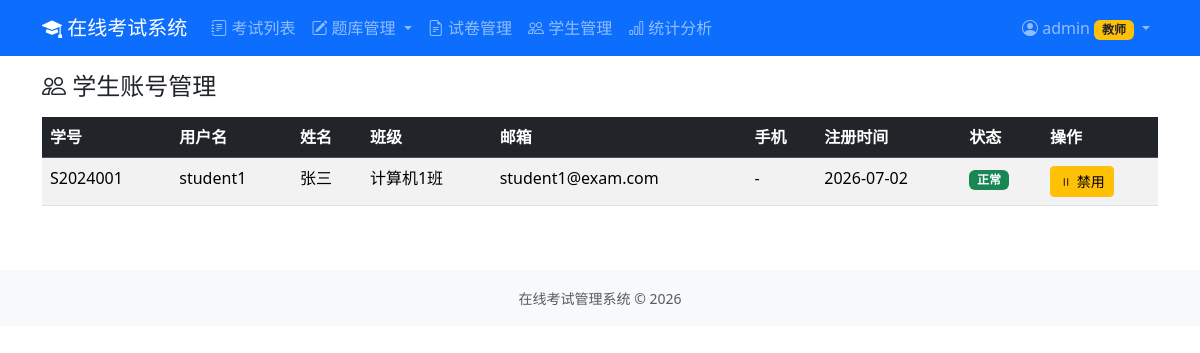
/exams/students/ (signed in), run on the app's committed database.
### accounts/models.py (models this page shows, shortened)
class Student(models.Model):
    user = models.OneToOneField(User, on_delete=models.CASCADE, related_name="student_profile")
    student_id = models.CharField("学号", max_length=20, unique=True)
    class_name = models.CharField("班级", max_length=50, blank=True)
    phone = models.CharField("手机号", max_length=11, blank=True)
    class Meta:
        verbose_name = "学生"
        verbose_name_plural = "学生管理"

### exams/views.py (the view)
# urls.py: path('students/', views.student_manage, name='student_manage'),
@login_required
@teacher_required
def student_manage(request):
    students = Student.objects.select_related("user").all()
    return render(request, "exams/student_manage.html", {"students": students})

### exams/views.py (called while the page is built)
def teacher_required(view_func):
    return user_passes_test(lambda u: u.is_staff or u.is_superuser, login_url="accounts:login")(view_func)

### exams/templates/exams/student_manage.html (shortened to what this page needs)
{% extends 'base.html' %}
{% block content %}
<div class="mt-3">
    <h4><i class="bi bi-people"></i> 学生账号管理</h4>
    <div class="table-responsive mt-3">
        <table class="table table-hover table-striped">
            <thead class="table-dark">
                <tr>
                    <th>学号</th>
                    <th>用户名</th>
                    <th>姓名</th>
                    <th>班级</th>
                    <th>邮箱</th>
                    <th>手机</th>
                    <th>注册时间</th>
                    <th>状态</th>
                    <th>操作</th>
                </tr>
            </thead>
            <tbody>
                {% for s in students %}
                <tr>
                    <td>{{ s.student_id }}</td>
                    <td>{{ s.user.username }}</td>
                    <td>{{ s.user.get_full_name|default:'-' }}</td>
                    <td>{{ s.class_name|default:'-' }}</td>
                    <td>{{ s.user.email|default:'-' }}</td>
                    <td>{{ s.phone|default:'-' }}</td>
                    <td>{{ s.user.date_joined|date:'Y-m-d' }}</td>
                    <td>
                        {% if s.user.is_active %}
                            <span class="badge bg-success">正常</span>
                        {% else %}
                            <span class="badge bg-danger">已禁用</span>
                        {% endif %}
                    </td>
                    <td>
                        <a href="{% url 'exams:toggle_student_active' s.id %}"
                           class="btn btn-sm btn-{% if s.user.is_active %}warning{% else %}success{% endif %}">
                            <i class="bi bi-{% if s.user.is_active %}pause{% else %}play{% endif %}"></i>
                            {% if s.user.is_active %}禁用{% else %}启用{% endif %}
                        </a>
                    </td>
                </tr>
                {% empty %}
                <tr><td colspan="9" class="text-center text-muted">暂无学生</td></tr>
                {% endfor %}
            </tbody>
        </table>
    </div>
</div>
{% endblock %}

### templates/base.html (shortened to what this page needs)
<!DOCTYPE html>
<html lang="zh-CN">
<head>
    <link href="https://cdn.bootcdn.net/ajax/libs/bootstrap/5.3.3/css/bootstrap.min.css" rel="stylesheet">
    <link href="https://cdn.bootcdn.net/ajax/libs/bootstrap-icons/1.11.3/font/bootstrap-icons.css" rel="stylesheet">
</head>
<body>
    <nav class="navbar navbar-expand-lg navbar-dark bg-primary">
        <div class="container">
            <a class="navbar-brand" href="{% url 'exams:exam_list' %}">
                <i class="bi bi-mortarboard-fill"></i> 在线考试系统
            </a>
            <div class="collapse navbar-collapse" id="navbarNav">
                <ul class="navbar-nav me-auto">
                    <li class="nav-item">
                        <a class="nav-link" href="{% url 'exams:exam_list' %}"><i class="bi bi-journal-text"></i> 考试列表</a>
                    </li>
                    {% if user.is_authenticated and user.is_staff %}
                    <li class="nav-item dropdown">
                        <a class="nav-link dropdown-toggle" href="#" role="button" data-bs-toggle="dropdown">
                            <i class="bi bi-pencil-square"></i> 题库管理
                        </a>
                    </li>
                    <li class="nav-item">
                        <a class="nav-link" href="{% url 'exams:exam_manage' %}"><i class="bi bi-file-earmark-text"></i> 试卷管理</a>
                    </li>
                    <li class="nav-item">
                        <a class="nav-link" href="{% url 'exams:student_manage' %}"><i class="bi bi-people"></i> 学生管理</a>
                    </li>
                    <li class="nav-item">
                        <a class="nav-link" href="{% url 'exams:statistics' %}"><i class="bi bi-bar-chart"></i> 统计分析</a>
                    </li>
                    {% endif %}
                </ul>
                <ul class="navbar-nav">
                    {% if user.is_authenticated %}
                    <li class="nav-item dropdown">
                        <a class="nav-link dropdown-toggle" href="#" role="button" data-bs-toggle="dropdown">
                            <i class="bi bi-person-circle"></i>
                            {% if user.get_full_name %}{{ user.get_full_name }}{% else %}{{ user.username }}{% endif %}
                            {% if user.is_staff %}<span class="badge bg-warning text-dark">教师</span>{% endif %}
                        </a>
                    </li>
                    {% endif %}
                </ul>
            </div>
        </div>
    </nav>
    <div class="container mt-3">
        {% block content %}{% endblock %}
    </div>
    <footer class="footer mt-5 py-3 bg-light">
        <div class="container text-center text-muted">
            <small>在线考试管理系统 &copy; {% now 'Y' %}</small>
        </div>
    </footer>
</body>
</html>

### data on the page
Student: student_id "S2024001", user.username "student1", user.get_full_name "张三", class_name "计算机1班", user.email "student1@exam.com", phone "-", user.date_joined "2026-07-02", shows "正常", shows "禁用"

### other printed values
{{ user.username }} "admin"
